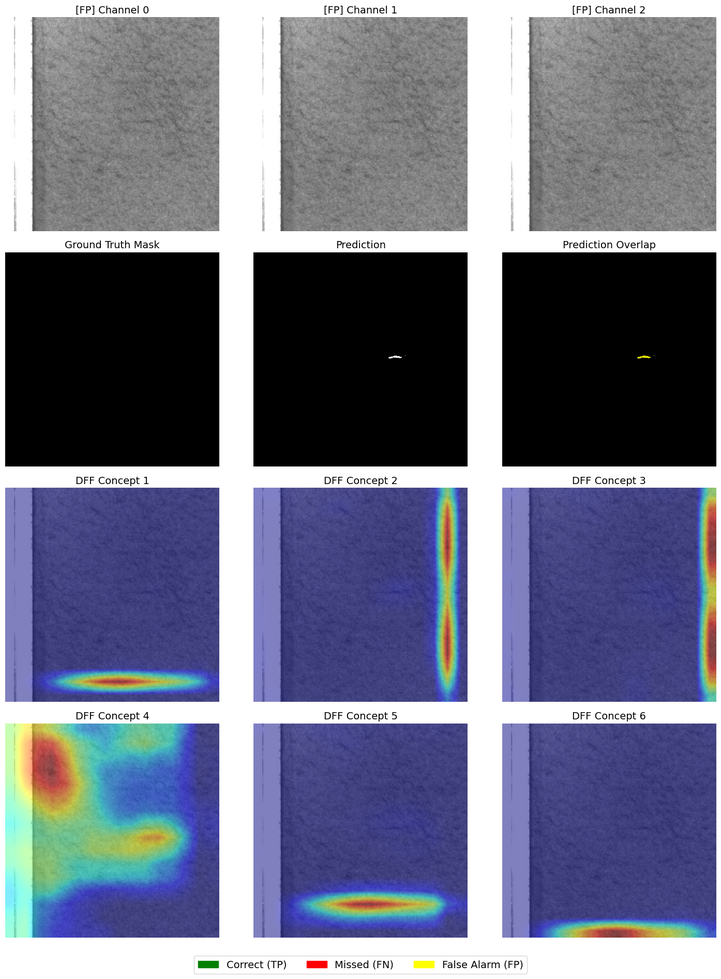
#> input picture image_merging/Unet-resnet34-imagenet_Multi-Domain_DFF_Analysis_FP.png, 721 x 979 px, shrunk from 1394 x 1893 before the run; its folder holds only this picture in this run
$ python -i prefiltering.py   (imports and definitions only)   (older library calls are emulated)
#> lines starting #> are read from the running program, lines starting #| are printed output that depends on the picture
# -*- coding: utf-8 -*-
import os
import numpy as np
from PIL import Image
import cv2
from tqdm import tqdm

#%%

def normalize_to_uint8(arr):
    """
    Normalize a float array to uint8 [0, 255].
    """
    arr = arr.astype(np.float32)
    arr_min = arr.min()
    arr_max = arr.max()

    if arr_max - arr_min < 1e-8:
        return np.zeros_like(arr, dtype=np.uint8)

    arr = (arr - arr_min) / (arr_max - arr_min)
    arr = (arr * 255.0).clip(0, 255).astype(np.uint8)
    return arr


# [18 lines left out: function make_sobel_xy_3ch_image, not called in this run]


def make_sobel_mag_lap_3ch_image(img_path):
    """
    3-channel output:
        channel 1 = original grayscale
        channel 2 = Sobel magnitude
        channel 3 = |Laplacian|
    """
    gray = np.array(Image.open(img_path).convert('L')).astype(np.float32)
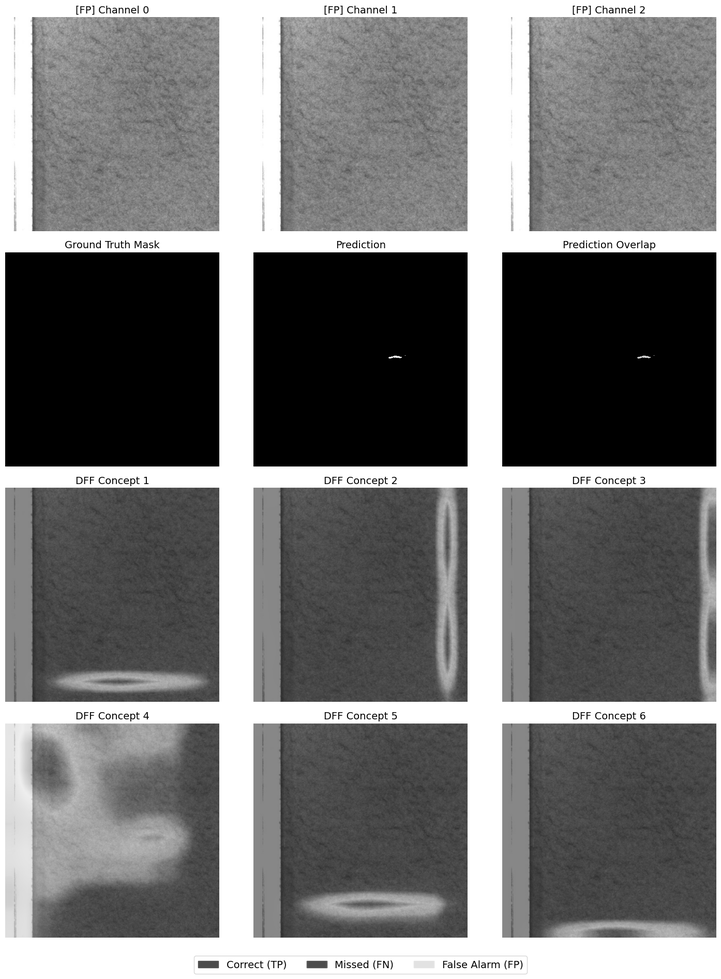
#> gray: shape (979, 721) float32; min 0, max 255, mean 119.5

    sobel_x = cv2.Sobel(gray, cv2.CV_32F, 1, 0, ksize=3)
    sobel_y = cv2.Sobel(gray, cv2.CV_32F, 0, 1, ksize=3)
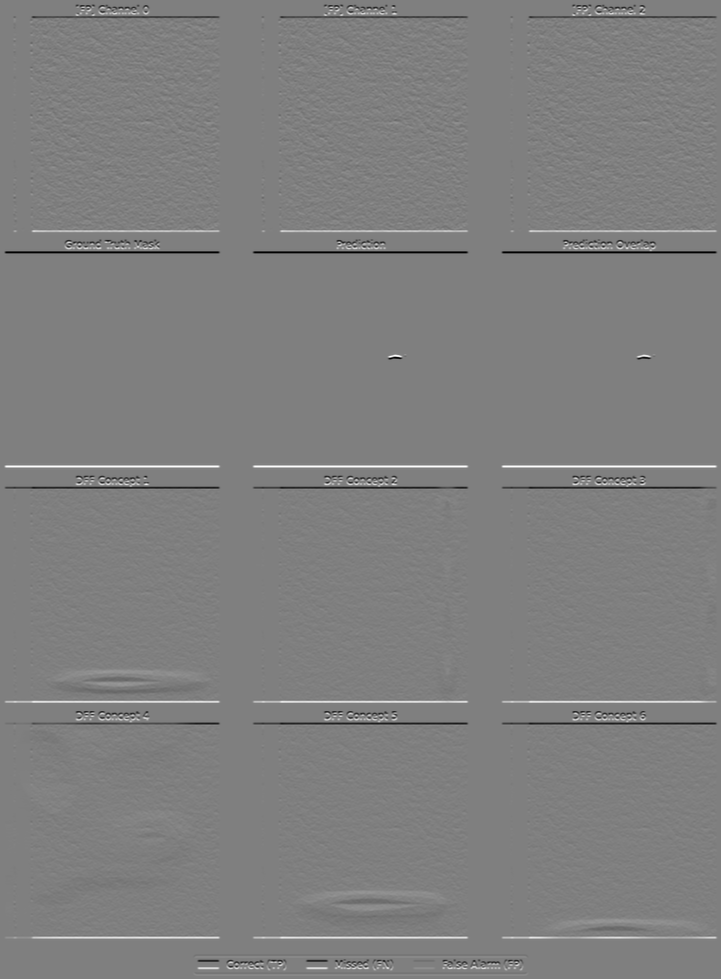
#> sobel_y: shape (979, 721) float32; min -1020, max 1020, mean 0; drawn with min black and max white
    sobel_mag = np.sqrt(sobel_x**2 + sobel_y**2)
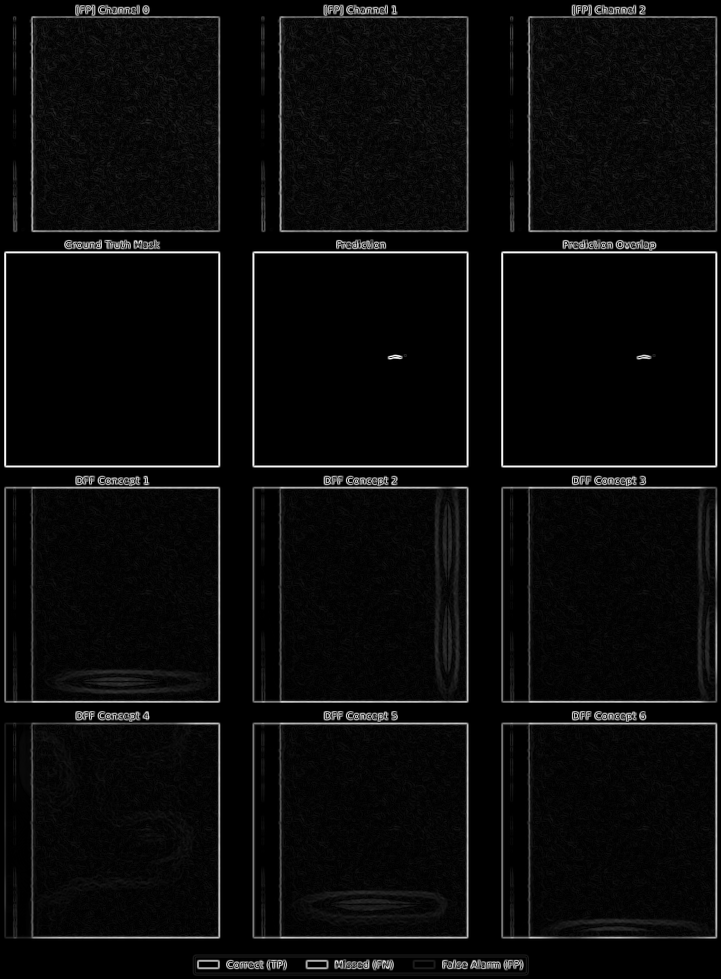
#> sobel_mag: shape (979, 721) float32; min 0, max 1037.2, mean 44.9; drawn with min black and max white

    # Guassian blur and laplacian (LoG)
    gray_blur = cv2.GaussianBlur(gray, (3,3), 0)
    lap = cv2.Laplacian(gray_blur, cv2.CV_32F, ksize=3)
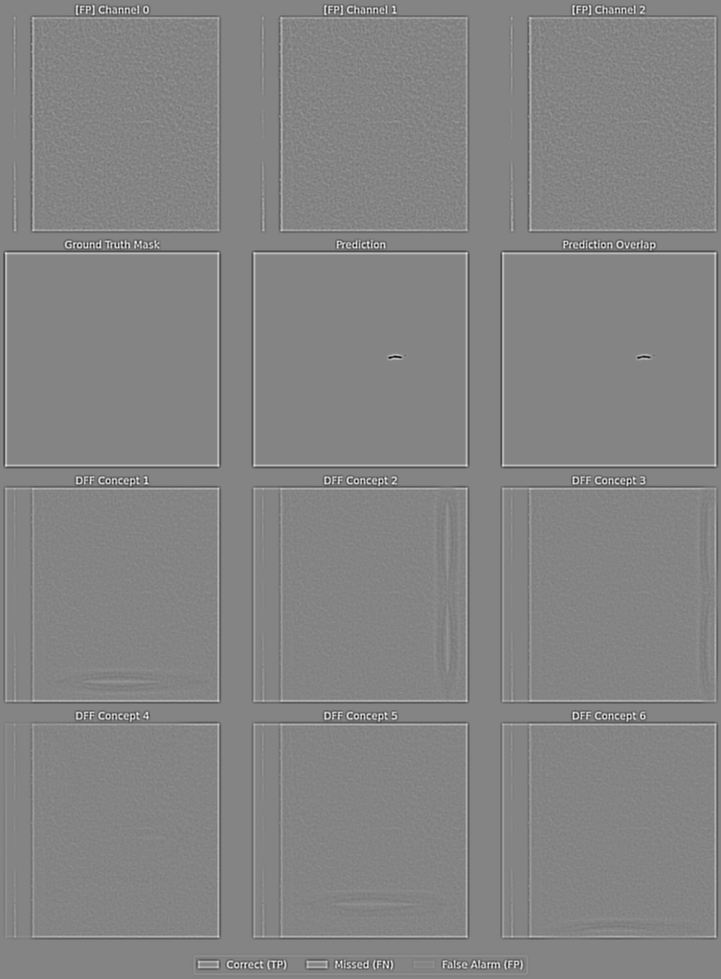
#> lap: shape (979, 721) float32; min -630.6, max 581.8, mean 0; drawn with min black and max white

    ch1 = gray.astype(np.uint8)
    ch2 = normalize_to_uint8(sobel_mag)
#> in normalize_to_uint8, `arr_min = arr.min()`: arr_min = 0
#> in normalize_to_uint8, `arr_max = arr.max()`: arr_max = 1037.2
    ch3 = normalize_to_uint8(np.abs(lap))
#> in normalize_to_uint8 (call 2), `arr = arr.astype(np.float32)`:
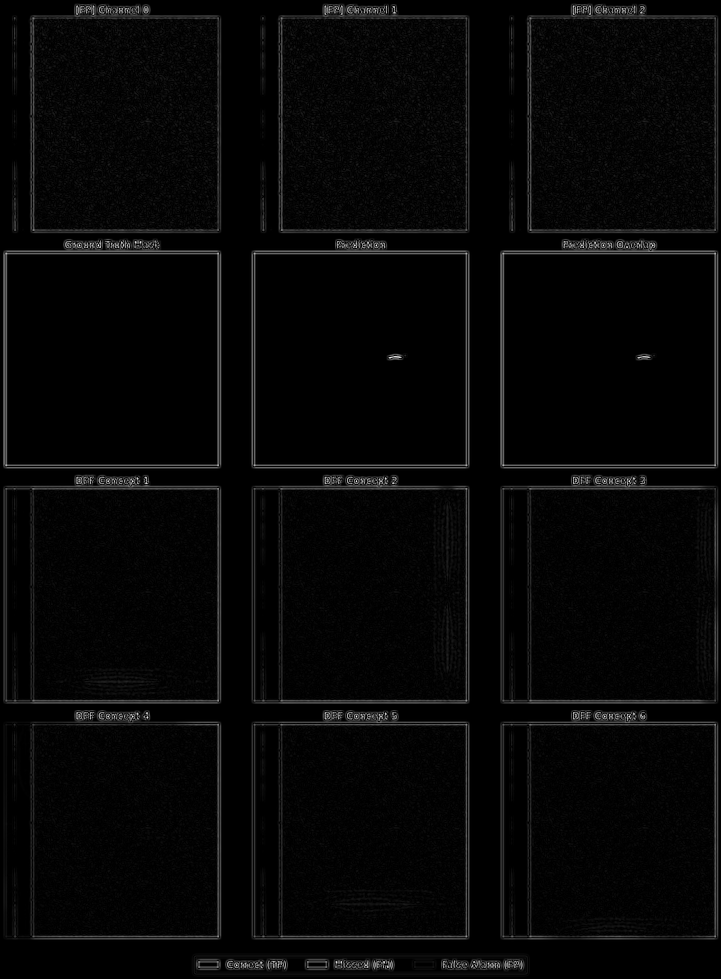
#> arr: shape (979, 721) float32; min 0, max 630.6, mean 17.5; drawn with min black and max white
#> in normalize_to_uint8 (call 2), `arr_max = arr.max()`: arr_max = 630.6

    img_3ch = np.stack([ch1, ch2, ch3], axis=-1)
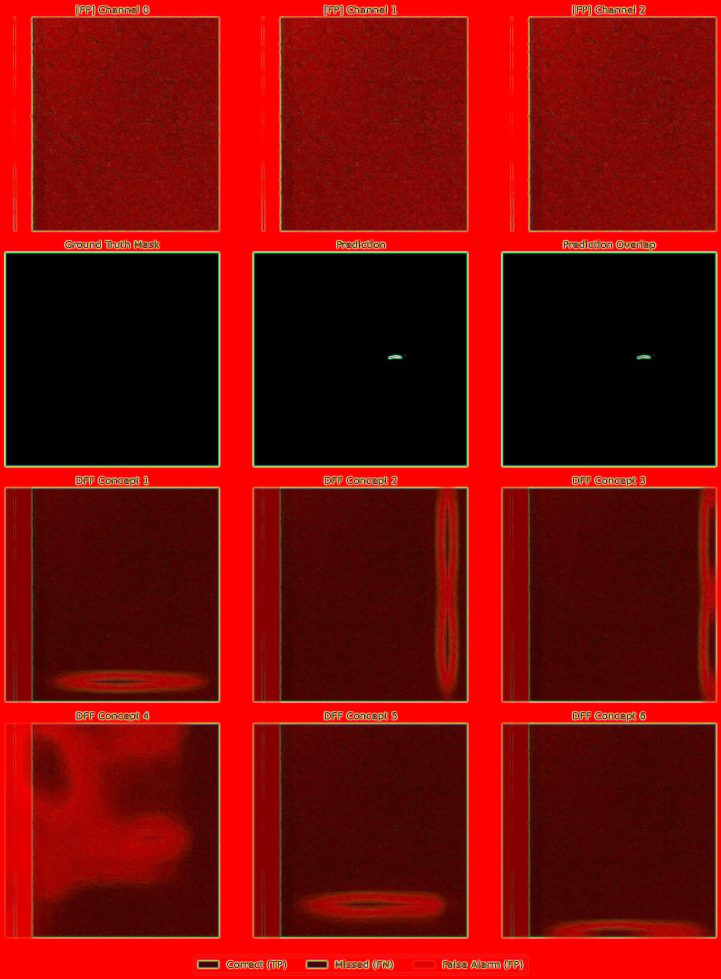
#> img_3ch: shape (979, 721, 3); mean of channels 0, 1, 2 119.5, 10.7, 6.8; drawn as R, G, B
    return img_3ch


# [36 lines left out: function process_folder, not called in this run]


# [26 lines not run here, left out]

>>> result = make_sobel_mag_lap_3ch_image('image_merging/Unet-resnet34-imagenet_Multi-Domain_DFF_Analysis_FP.png')

$ run again, on image_merging/Unet-resnet34-imagenet_Multi-Domain_DFF_Analysis_TP.png
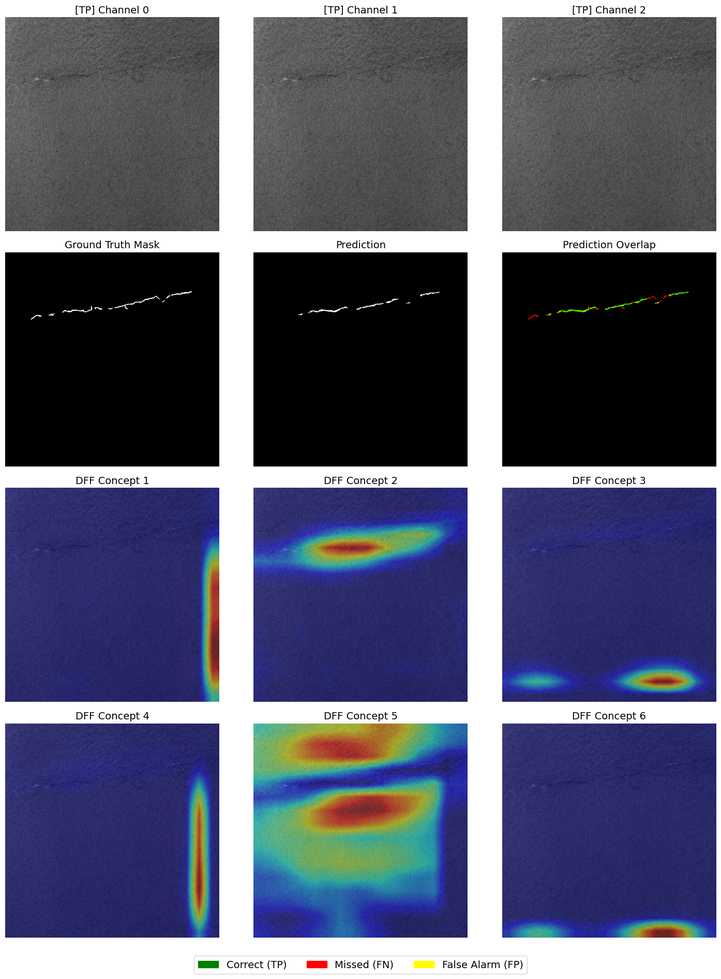
#> input picture image_merging/Unet-resnet34-imagenet_Multi-Domain_DFF_Analysis_TP.png, 721 x 979 px, shrunk from 1394 x 1893 before the run
#> arr_min = 0
#> arr_max = 1053.2
#> in normalize_to_uint8 (call 2), `arr = arr.astype(np.float32)`:
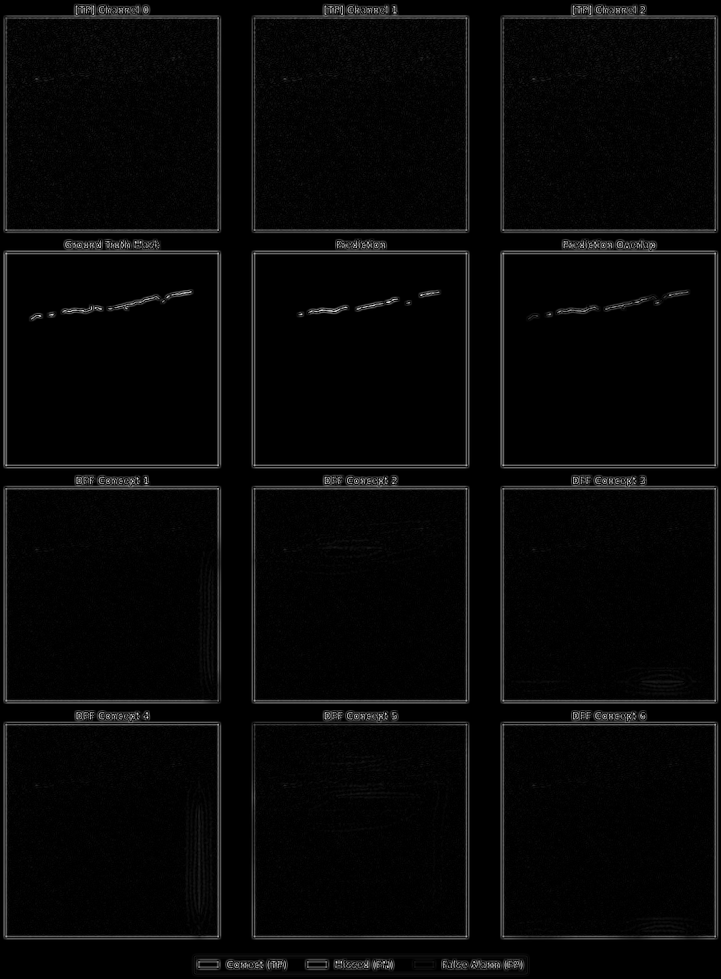
#> arr: shape (979, 721) float32; min 0, max 630.6, mean 18.1; drawn with min black and max white
#> arr_max = 630.6
#> in make_sobel_mag_lap_3ch_image, `img_3ch = np.stack([ch1, ch2, ch3], axis=-1)`:
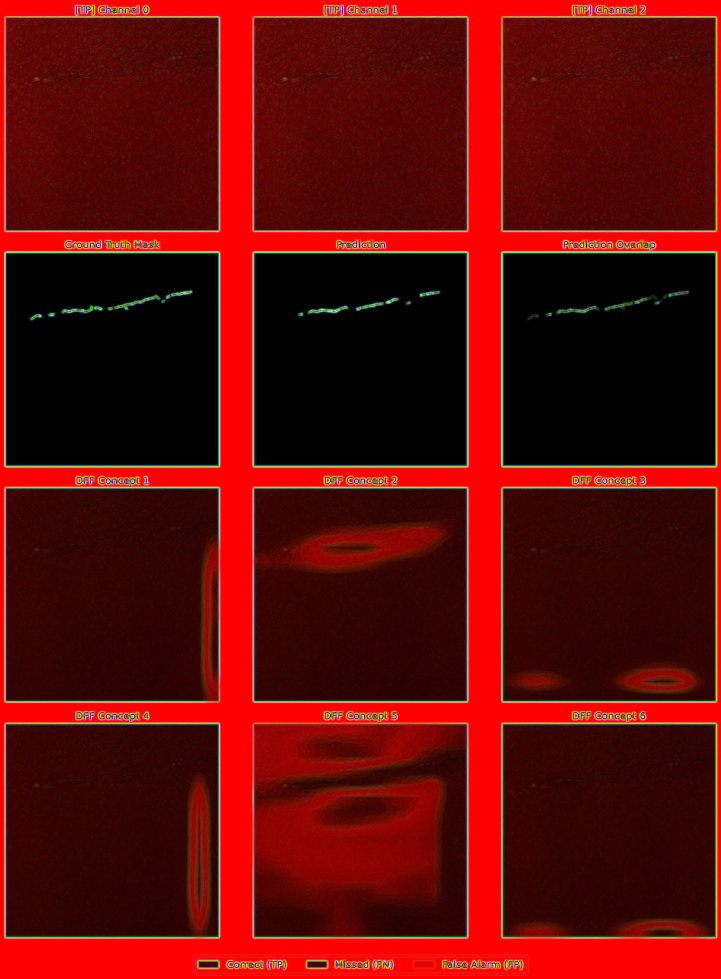
#> img_3ch: shape (979, 721, 3); mean of channels 0, 1, 2 96, 10.6, 7; drawn as R, G, B
